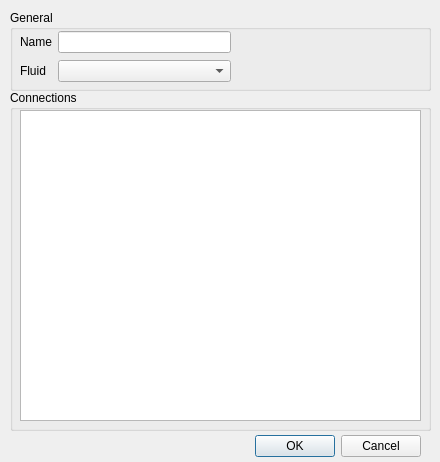
<?xml version="1.0" encoding="UTF-8"?>
<ui version="4.0">
 <class>hydraulicLoopDialog</class>
 <widget class="QDialog" name="hydraulicLoopDialog">
  <property name="geometry">
   <rect>
    <x>0</x>
    <y>0</y>
    <width>440</width>
    <height>462</height>
   </rect>
  </property>
  <property name="windowTitle">
   <string>Hydraulic loop properties</string>
  </property>
  <widget class="QDialogButtonBox" name="okCancelButtonBox">
   <property name="geometry">
    <rect>
     <x>80</x>
     <y>430</y>
     <width>341</width>
     <height>32</height>
    </rect>
   </property>
   <property name="orientation">
    <enum>Qt::Horizontal</enum>
   </property>
   <property name="standardButtons">
    <set>QDialogButtonBox::Cancel|QDialogButtonBox::Ok</set>
   </property>
  </widget>
  <widget class="QGroupBox" name="generalGroupBox">
   <property name="geometry">
    <rect>
     <x>10</x>
     <y>10</y>
     <width>421</width>
     <height>81</height>
    </rect>
   </property>
   <property name="title">
    <string>General</string>
   </property>
   <widget class="QWidget" name="layoutWidget">
    <property name="geometry">
     <rect>
      <x>10</x>
      <y>20</y>
      <width>211</width>
      <height>54</height>
     </rect>
    </property>
    <layout class="QGridLayout" name="generalGridLayout">
     <item row="0" column="0">
      <widget class="QLabel" name="loopNameLabel">
       <property name="text">
        <string>Name</string>
       </property>
      </widget>
     </item>
     <item row="0" column="1">
      <widget class="QLineEdit" name="loopName"/>
     </item>
     <item row="1" column="0">
      <widget class="QLabel" name="fluidLabel">
       <property name="text">
        <string>Fluid</string>
       </property>
      </widget>
     </item>
     <item row="1" column="1">
      <widget class="QComboBox" name="fluidComboBox"/>
     </item>
    </layout>
   </widget>
  </widget>
  <widget class="QGroupBox" name="pipesGroupBox">
   <property name="geometry">
    <rect>
     <x>10</x>
     <y>90</y>
     <width>421</width>
     <height>341</height>
    </rect>
   </property>
   <property name="title">
    <string>Connections</string>
   </property>
   <widget class="QTableView" name="connectionsTableView">
    <property name="geometry">
     <rect>
      <x>10</x>
      <y>20</y>
      <width>401</width>
      <height>311</height>
     </rect>
    </property>
    <attribute name="horizontalHeaderStretchLastSection">
     <bool>true</bool>
    </attribute>
   </widget>
  </widget>
 </widget>
 <resources/>
 <connections>
  <connection>
   <sender>okCancelButtonBox</sender>
   <signal>accepted()</signal>
   <receiver>hydraulicLoopDialog</receiver>
   <slot>accept()</slot>
   <hints>
    <hint type="sourcelabel">
     <x>248</x>
     <y>254</y>
    </hint>
    <hint type="destinationlabel">
     <x>157</x>
     <y>274</y>
    </hint>
   </hints>
  </connection>
  <connection>
   <sender>okCancelButtonBox</sender>
   <signal>rejected()</signal>
   <receiver>hydraulicLoopDialog</receiver>
   <slot>reject()</slot>
   <hints>
    <hint type="sourcelabel">
     <x>316</x>
     <y>260</y>
    </hint>
    <hint type="destinationlabel">
     <x>286</x>
     <y>274</y>
    </hint>
   </hints>
  </connection>
 </connections>
</ui>
